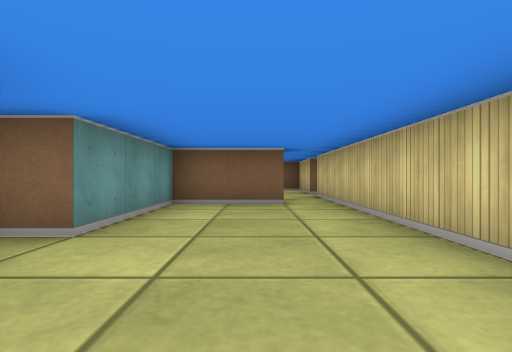
view 1 (above)

20 first-person views from a walk through a cub3D ray-caster map. The camera is about half as high as the walls, looks level and sees 80° across. The floor is counted in squares. Each view is taken from the middle of a square. On the plan, view 1 faces up. The plan holds only what a view shows up to about 9 squares ahead; the rest is blank.

view 2
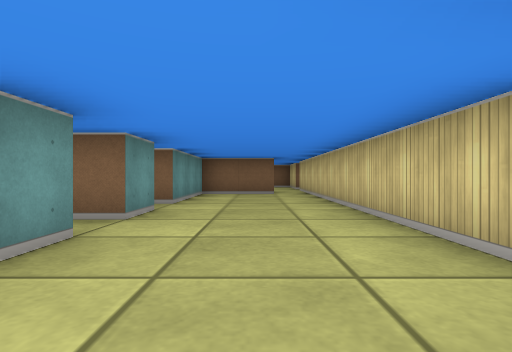

view 3
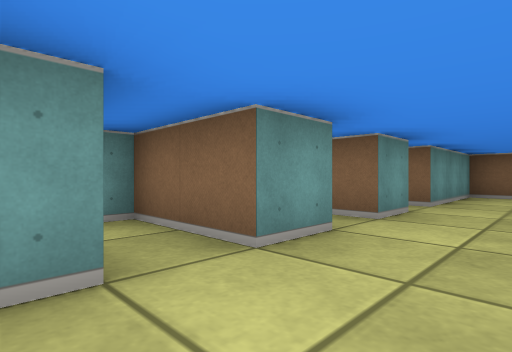

view 4
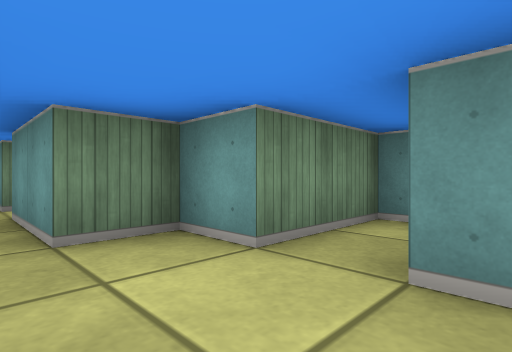

view 5
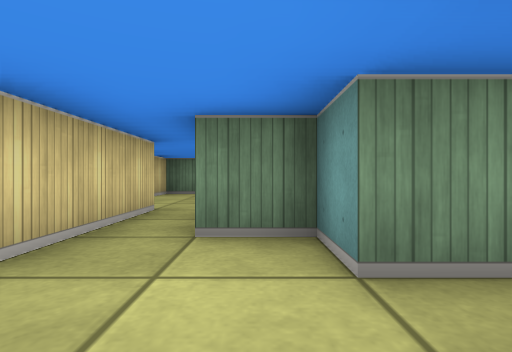

view 6
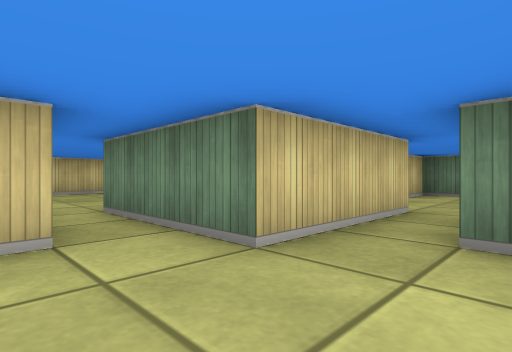

view 7
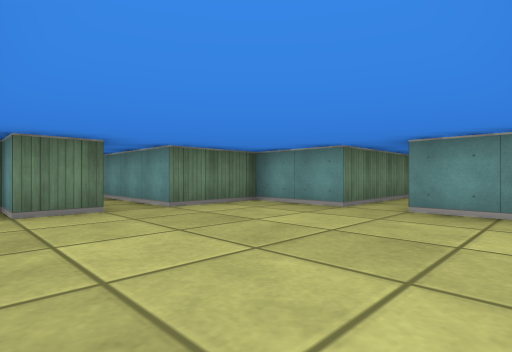

view 8
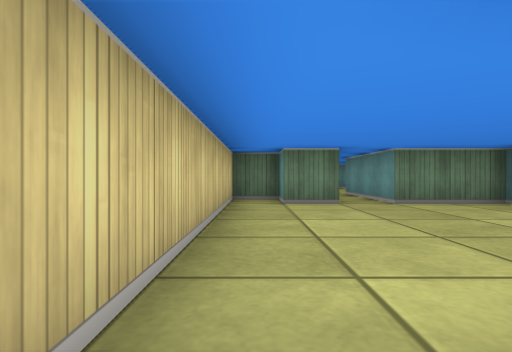

view 9
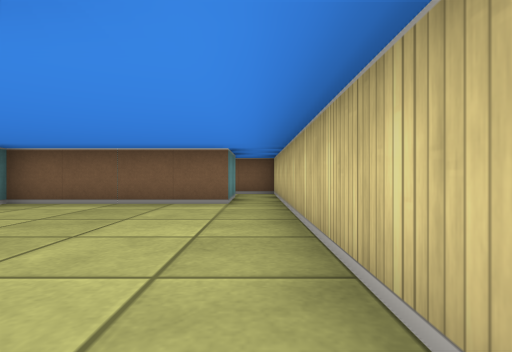

view 10
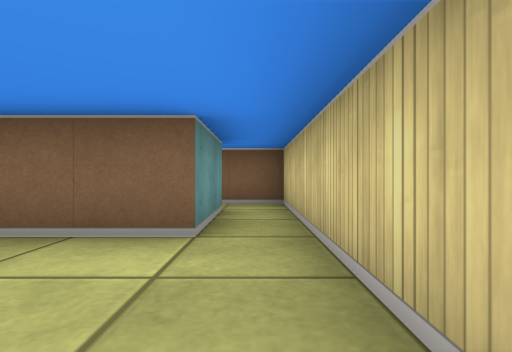

view 11
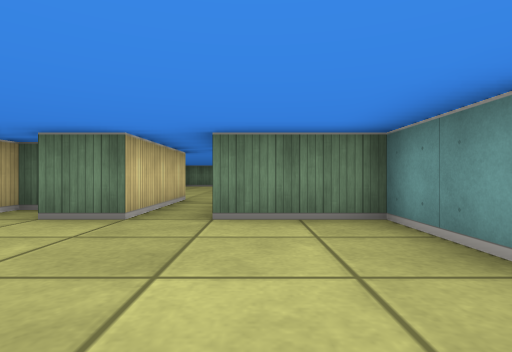

view 12
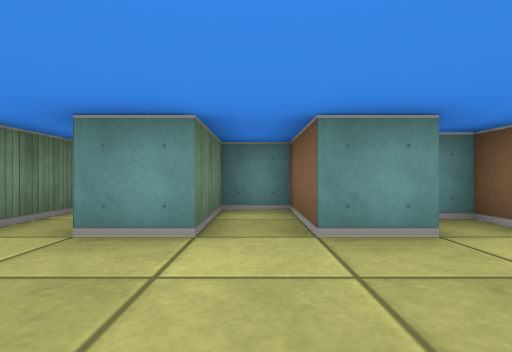

view 13
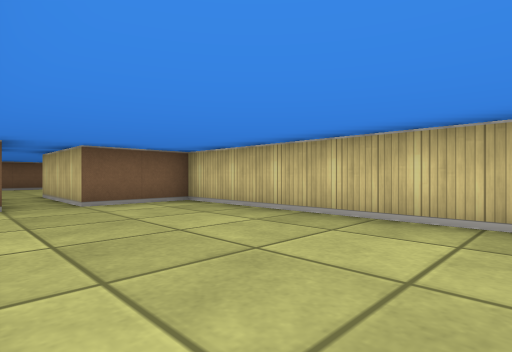

view 14
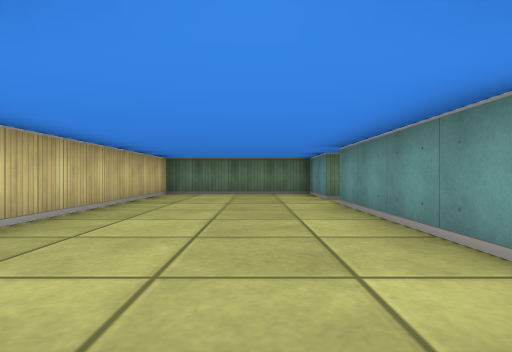

view 15
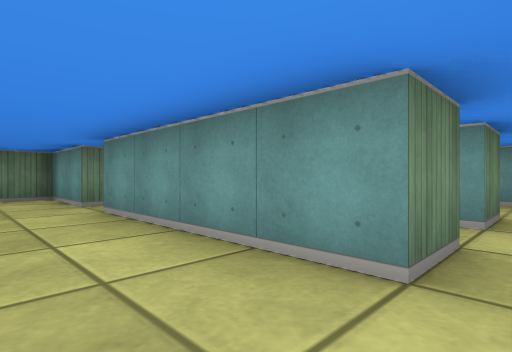

view 16
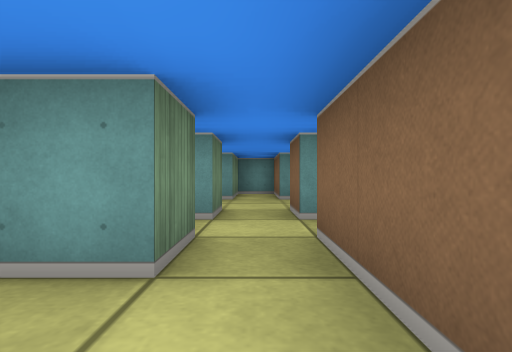

view 17
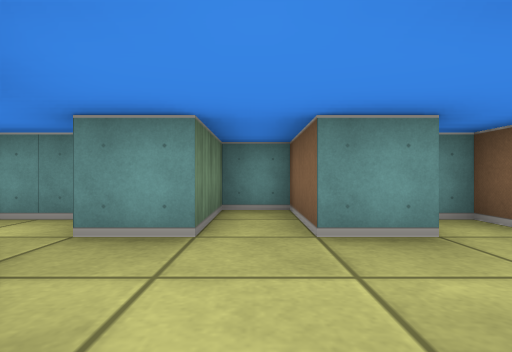

view 18
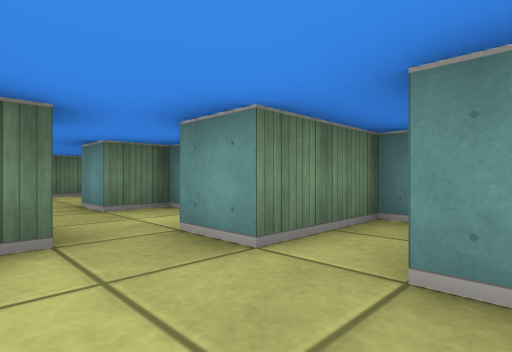

view 19
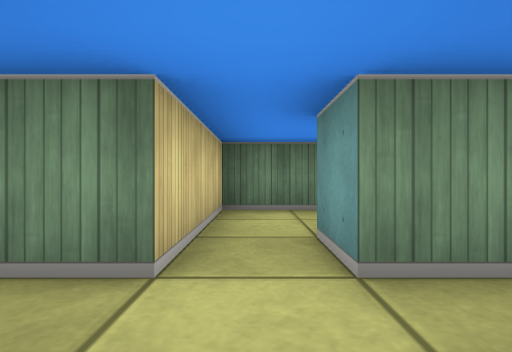

view 20
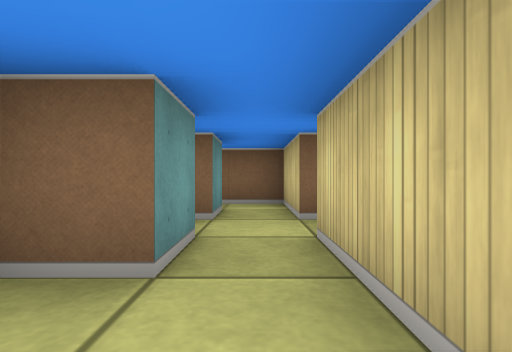

### Floor plan
Points are (right, up) in squares from view 1. A wall is a line through its corners. A room is listed if a view was taken in it or the views show most of it. See-through windows are left out.
Room 1 (views 1, 2, 3, 4, 5, 6, 12)
walls: (-1.5, 1.5) (-1.5, 0.5) (-3.5, 0.5) (-3.5, -0.5) (-1.5, -0.5) (-1.5, -1.5) (-3.5, -1.5) (-3.5, -2.5) (-1.5, -2.5) (-1.5, -3.5) (-0.5, -3.5) (-0.5, -5.5); (1.5, -1.5) (1.5, 5.5); (0.5, 5.5) (-1.5, 5.5) (-1.5, 2.5) (-2.5, 2.5) (-2.5, 2); (0.5, -5.5) (0.5, -2.5) (1.5, -2.5)
ways out: opening at (2.5, -2) to room 2; opening at (0, -6) to room 5; opening at (1, 6)
Room 2 (views 7, 9, 10, 11, 14)
walls: (7.5, 0.5) (3.5, 0.5) (3.5, -1.5); (1.5, -2.5) (3.5, -2.5) (3.5, -4.5) (5.5, -4.5) (5.5, -7.5); (6.5, -7.5) (6.5, -4.5) (7.5, -4.5) (7.5, -5.5) (8.5, -5.5) (8.5, 0.5)
ways out: opening at (2.5, -2) to room 1; opening at (8, 1.5) to room 3; opening at (6, -8) to room 4
Room 3 (view 8)
walls: (7.5, 2.5) (7.5, 0.5); (8.5, 0.5) (8.5, 3.5) (7.4, 3.5)
ways out: opening at (8, 1.5) to room 2
Room 4 (views 13, 15, 16)
walls: (4.5, -13.5) (4.5, -15.5) (8.5, -15.5) (8.5, -7.5) (6.5, -7.5); (3.5, -8.5) (4.5, -8.5) (4.5, -12.5); (5.5, -7.5) (3.5, -7.5)
ways out: opening at (6, -8) to room 2; opening at (4, -8) to room 5; opening at (4, -13)
Room 5 (views 17, 18, 19, 20)
walls: (0.5, -9.5) (1.5, -9.5) (1.5, -8.5) (2.5, -8.5) (2.5, -9.5) (1.5, -9.5); (-0.5, -6.5) (-0.5, -7.5) (-2.5, -7.5) (-2.5, -8.5) (-0.5, -8.5) (-0.5, -9.5); (2.5, -6.5) (2.5, -7.5) (1.5, -7.5); (3.5, -7.5) (3.5, -5.5) (2.4, -5.5); (-0.9, -5.5) (-1.5, -5.5) (-1.5, -6); (2, -11.5) (3.5, -11.5) (3.5, -8.5)
ways out: opening at (0, -6) to room 1; opening at (4, -8) to room 4; opening at (0, -9) to room 6; opening at (2, -11) to room 6
Room 6 (no view inside)
walls: (-1.5, -10) (-1.5, -11.5) (-0.5, -11.5)
ways out: opening at (0, -9) to room 5; opening at (2, -11) to room 5; opening at (0.5, -12)

Positions as (right, up) in squares from view 1, and headings:
1: (0, 0), facing up
2: (0, -3), facing up
3: (0, -3), facing up-left
4: (0, -1), facing down-left
5: (-1, -1), facing down
6: (-1, -1), facing down-right
7: (8, 0), facing down-left
8: (8, 1), facing down
9: (8, -5), facing up
10: (8, -2), facing up
11: (5, -1), facing down
12: (1, 0), facing left
13: (5, -13), facing up-right
14: (6, -7), facing down
15: (6, -8), facing down-left
16: (6, -8), facing left
17: (2, -8), facing left
18: (1, -7), facing down-left
19: (3, -7), facing down
20: (3, -11), facing up
